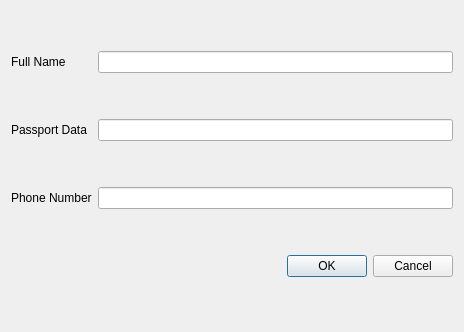
<?xml version="1.0" encoding="UTF-8"?>
<ui version="4.0">
 <class>AddInList</class>
 <widget class="QDialog" name="AddInList">
  <property name="geometry">
   <rect>
    <x>0</x>
    <y>0</y>
    <width>464</width>
    <height>332</height>
   </rect>
  </property>
  <property name="windowTitle">
   <string>Add in List</string>
  </property>
  <layout class="QGridLayout" name="gridLayout">
   <item row="0" column="1">
    <widget class="QLineEdit" name="nameLine"/>
   </item>
   <item row="2" column="1">
    <widget class="QLineEdit" name="phoneLine"/>
   </item>
   <item row="3" column="1">
    <widget class="QDialogButtonBox" name="acceptBox">
     <property name="orientation">
      <enum>Qt::Horizontal</enum>
     </property>
     <property name="standardButtons">
      <set>QDialogButtonBox::Cancel|QDialogButtonBox::Ok</set>
     </property>
    </widget>
   </item>
   <item row="1" column="1">
    <widget class="QLineEdit" name="dataLine"/>
   </item>
   <item row="2" column="0">
    <widget class="QLabel" name="label">
     <property name="text">
      <string>Phone Number</string>
     </property>
    </widget>
   </item>
   <item row="1" column="0">
    <widget class="QLabel" name="label_2">
     <property name="text">
      <string>Passport Data</string>
     </property>
    </widget>
   </item>
   <item row="0" column="0">
    <widget class="QLabel" name="label_3">
     <property name="text">
      <string>Full Name</string>
     </property>
    </widget>
   </item>
  </layout>
 </widget>
 <resources/>
 <connections>
  <connection>
   <sender>acceptBox</sender>
   <signal>accepted()</signal>
   <receiver>AddInList</receiver>
   <slot>accept()</slot>
   <hints>
    <hint type="sourcelabel">
     <x>248</x>
     <y>254</y>
    </hint>
    <hint type="destinationlabel">
     <x>157</x>
     <y>274</y>
    </hint>
   </hints>
  </connection>
  <connection>
   <sender>acceptBox</sender>
   <signal>rejected()</signal>
   <receiver>AddInList</receiver>
   <slot>reject()</slot>
   <hints>
    <hint type="sourcelabel">
     <x>316</x>
     <y>260</y>
    </hint>
    <hint type="destinationlabel">
     <x>286</x>
     <y>274</y>
    </hint>
   </hints>
  </connection>
 </connections>
</ui>
